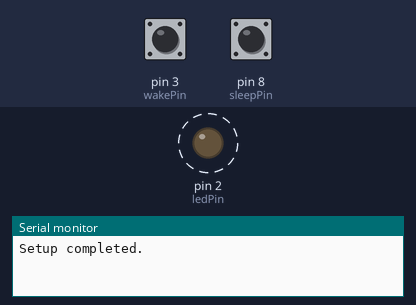
The sketch below on a simulated Arduino Uno, built with avr-gcc and run on an emulated ATmega328P. Shown: output pins drawn as LEDs (lit = HIGH), the last lines printed to the serial monitor. Dashed ring = blinking. Inputs (shaded band) come from the test bench; at power-on: pin 8 (sleepPin) HIGH, pin 3 (wakePin) HIGH. Sleep ends after the set time or at an interrupt.

Above: at 1.2 s.
1.3 s: pin 8 (sleepPin) pulled LOW for 0.15 s
At 2.3 s:
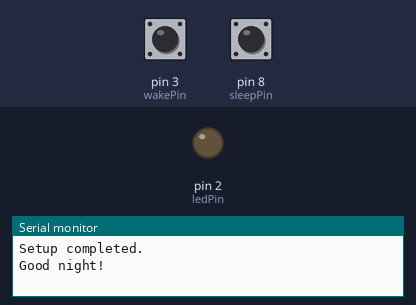
2.9 s: pin 3 (wakePin) pulled LOW for 0.15 s
6.0 s: pin 8 (sleepPin) pulled LOW for 1 s
At 7.0 s:
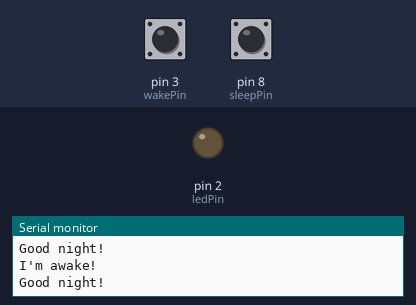
8.5 s: pin 3 (wakePin) pulled LOW for 1 s
At 9.7 s:
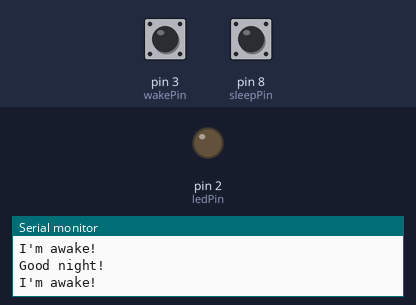
12.5 s: pin 3 (wakePin) driven LOW and pin 8 (sleepPin) driven LOW
15.5 s: pin 8 (sleepPin) driven HIGH
At 17.0 s:
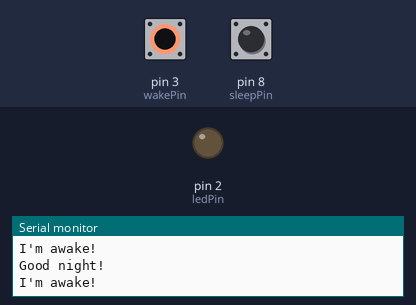
Timing chart, 0 to 19.5 s (numbered marks = the images above; inputs shaded):
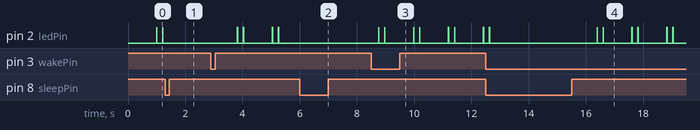

Measured:
- after the input at 1.3 s, pin 2 (ledPin): stops changing and stays LOW
- after the input at 6.0 s, pin 2 (ledPin): stops changing and stays LOW
- after the input at 8.5 s, pin 2 (ledPin): LOW → HIGH after 0.26 s, then repeats every 1.2 s: LOW 0.20 s, HIGH 0.01 s, LOW 1.0 s, HIGH 0.01 s
- after the input at 12.5 s, pin 2 (ledPin): goes on until 12.6 s, then stays LOW
- after the input at 15.5 s, pin 2 (ledPin): LOW → HIGH after 0.89 s, then repeats every 1.2 s: LOW 0.20 s, HIGH 0.01 s, LOW 1.0 s, HIGH 0.01 s
- by itself, pin 2 (ledPin): alternates HIGH for 0.01 s and LOW for 0.20 s

The sketch:

Sleep_ATMEGA328P.ino
```cpp
/*
   Low Power SLEEP modes for Arduino UNO/Nano
   using Atmel328P microcontroller chip.

   For full details see my video #115
   at https://www.youtube.com/ralphbacon
   (Direct link to video: https://TBA)

   All details can be found at https://github.com/ralphbacon

*/
#include "Arduino.h"
#include <avr/sleep.h>

#define sleepPin 8  // When low, makes 328P go to sleep
#define wakePin 3   // when low, makes 328P wake up, must be an interrupt pin (2 or 3 on ATMEGA328P)
#define ledPin 2    // output pin for the LED (to show it is awake)

void setup() {
  Serial.begin(9600);

  // Keep pins high until we ground them
  pinMode(sleepPin, INPUT_PULLUP);
  pinMode(wakePin, INPUT_PULLUP);

  // Flashing LED just to show the µController is running
  digitalWrite(ledPin, LOW);
  pinMode(ledPin, OUTPUT);

  Serial.println("Setup completed.");
}

// The loop just blinks an LED when not in sleep mode
void loop() {

  // Just blink LED twice to show we're running
  doBlink();

  // Is the "go to sleep" pin now LOW?
  if (digitalRead(sleepPin) == LOW) {

    // Disable the ADC (Analog to digital converter, pins A0 [14] to A5 [19])
    static byte prevADCSRA = ADCSRA;
    ADCSRA = 0;

    /* Set the type of sleep mode we want. Can be one of (in order of power saving):

        SLEEP_MODE_IDLE (Timer 0 will wake up every millisecond to keep millis running)
        SLEEP_MODE_ADC
        SLEEP_MODE_PWR_SAVE (TIMER 2 keeps running)
        SLEEP_MODE_EXT_STANDBY
        SLEEP_MODE_STANDBY (Oscillator keeps running, makes for faster wake-up)
        SLEEP_MODE_PWR_DOWN (Deep sleep)
    */
    set_sleep_mode (SLEEP_MODE_PWR_DOWN);
    sleep_enable();

    // Turn of Brown Out Detection (low voltage)
    // Thanks to Nick Gammon for how to do this (temporarily) in software rather than
    // permanently using an avrdude command line.
    //
    // Note: Microchip state: BODS and BODSE only available for picoPower devices ATmega48PA/88PA/168PA/328P
    //
    // BODS must be set to one and BODSE must be set to zero within four clock cycles. This sets
    // the MCU Control Register (MCUCR)
    MCUCR = bit (BODS) | bit (BODSE);

    // The BODS bit is automatically cleared after three clock cycles so we better get on with it
    MCUCR = bit (BODS);

    // Ensure we can wake up again by first disabling interupts (temporarily) so
    // the wakeISR does not run before we are asleep and then prevent interrupts,
    // and then defining the ISR (Interrupt Service Routine) to run when poked awake
    noInterrupts();
    attachInterrupt(digitalPinToInterrupt(wakePin), sleepISR, LOW);

    // Send a message just to show we are about to sleep
    Serial.println("Good night!");
    Serial.flush();

    // Allow interrupts now
    interrupts();

    // And enter sleep mode as set above
    sleep_cpu();

    // --------------------------------------------------------
    // µController is now asleep until woken up by an interrupt
    // --------------------------------------------------------

    // Wakes up at this point when wakePin is brought LOW - interrupt routine is run first
    Serial.println("I'm awake!");

    // Re-enable ADC if it was previously running
    ADCSRA = prevADCSRA;
  }
}


// When wakePin is brought LOW this interrupt is triggered FIRST (even in PWR_DOWN sleep)
void sleepISR() {
  // Prevent sleep mode, so we don't enter it again, except deliberately, by code
  sleep_disable();

  // Detach the interrupt that brought us out of sleep
  detachInterrupt(digitalPinToInterrupt(wakePin));

  // Now we continue running the main Loop() just after we went to sleep
}


// Double blink just to show we are running. Note that we do NOT
// use the delay for final delay here, this is done by checking
// millis instead (non-blocking)
void doBlink() {
  static unsigned long lastMillis = 0;

  if (millis() > lastMillis + 1000) {
    digitalWrite(ledPin, HIGH);
    delay(10);
    digitalWrite(ledPin, LOW);
    delay(200);
    digitalWrite(ledPin, HIGH);
    delay(10);
    digitalWrite(ledPin, LOW);
    lastMillis = millis();
  }
}
```
